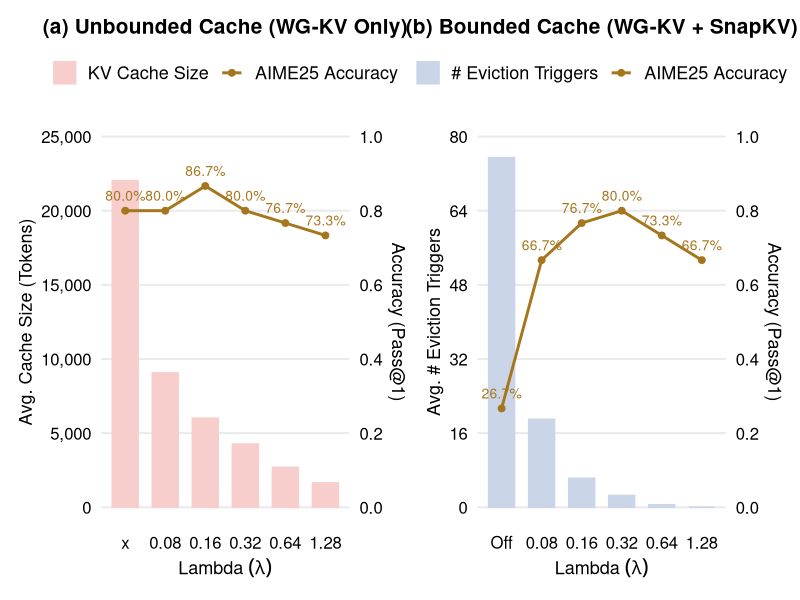

Reproduce this figure in R.
library(tidyverse)
library(patchwork)

make_bar_line_plot <- function(data, title, metric, left_label, bar_label, bar_fill, left_ticks) {
  scale_factor <- max(left_ticks)

  data <- data %>%
    mutate(
      accuracy_scaled = accuracy * scale_factor,
      accuracy_label = scales::label_percent(accuracy = 0.1)(accuracy)
    )

  ggplot(data, aes(x = lambda)) +
    geom_col(
      aes(y = {{ metric }}, colour = bar_label),
      width = 0.65,
      fill = bar_fill,
    ) +
    geom_line(
      aes(y = accuracy_scaled, colour = "AIME25 Accuracy", group = 1),
      linewidth = 1
    ) +
    geom_point(
      aes(y = accuracy_scaled, colour = "AIME25 Accuracy"),
      size = 2
    ) +
    geom_text(
      aes(y = accuracy_scaled, label = accuracy_label, colour = "AIME25 Accuracy"),
      vjust = -1,
      size = 3.5,
      show.legend = FALSE
    ) +
    scale_colour_manual(
      values = c(setNames(bar_fill, bar_label), "AIME25 Accuracy" = "#a6761d"),
      breaks = c(bar_label, "AIME25 Accuracy"),
      name = NULL
    ) +
    scale_y_continuous(
      name = left_label,
      limits = c(0, scale_factor),
      breaks = left_ticks,
      labels = scales::label_comma(),
      sec.axis = sec_axis(
        ~ . / scale_factor,
        name = "Accuracy (Pass@1)",
        breaks = seq(0, 1, 0.2),
        labels = scales::label_number(accuracy = 0.1)
      )
    ) +
    labs(
      x = expression("Lambda"~(lambda)),
      title = title
    ) +
    theme_minimal(base_size = 16) +
    theme(
      plot.title = element_text(size = 15, hjust = 0.5, face = "bold"),
      axis.title.x = element_text(size = 13, colour = "black"),
      axis.text.x = element_text(size = 12, colour = "black"),
      axis.title.y = element_text(size = 13, colour = "black"),
      axis.text.y = element_text(size = 12, colour = "black"),
      legend.position = "top",
      legend.text = element_text(size = 13),
      panel.grid.minor = element_blank(),
      panel.grid.major.x = element_blank()
    )
}

plot_a <- read_csv("data/snapkv_no.csv") %>%
  mutate(lambda = fct_inorder(lambda)) %>%
  make_bar_line_plot(
    "(a) Unbounded Cache (WG-KV Only)",
    avg_kv,
    "Avg. Cache Size (Tokens)",
    "KV Cache Size",
    "#f8cecc",
    c(0, 5000, 10000, 15000, 20000, 25000)
  )

plot_b <- read_csv("data/snapkv_4096.csv") %>%
  mutate(lambda = fct_inorder(lambda)) %>%
  make_bar_line_plot(
    "(b) Bounded Cache (WG-KV + SnapKV)",
    num_evict,
    "Avg. # Eviction Triggers",
    "# Eviction Triggers",
    "#cbd5e8",
    c(0, 16, 32, 48, 64, 80)
  )

fig <- plot_a + plot_b + plot_layout(ncol = 2)

ggsave("snapkv.pdf", fig, width = 8.5, height = 4, units = "in")
